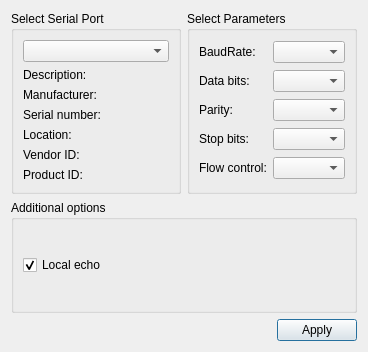
<?xml version="1.0" encoding="UTF-8"?>
<ui version="4.0">
 <class>settingsdialog</class>
 <widget class="QDialog" name="settingsdialog">
  <property name="geometry">
   <rect>
    <x>0</x>
    <y>0</y>
    <width>368</width>
    <height>352</height>
   </rect>
  </property>
  <property name="windowTitle">
   <string>Settings</string>
  </property>
  <layout class="QGridLayout" name="gridLayout_3">
   <item row="0" column="1">
    <widget class="QGroupBox" name="parametersBox">
     <property name="title">
      <string>Select Parameters</string>
     </property>
     <layout class="QGridLayout" name="gridLayout_2">
      <item row="0" column="0">
       <widget class="QLabel" name="baudRateLabel">
        <property name="text">
         <string>BaudRate:</string>
        </property>
       </widget>
      </item>
      <item row="0" column="1">
       <widget class="QComboBox" name="baudRateBox"/>
      </item>
      <item row="1" column="0">
       <widget class="QLabel" name="dataBitsLabel">
        <property name="text">
         <string>Data bits:</string>
        </property>
       </widget>
      </item>
      <item row="1" column="1">
       <widget class="QComboBox" name="dataBitsBox"/>
      </item>
      <item row="2" column="0">
       <widget class="QLabel" name="parityLabel">
        <property name="text">
         <string>Parity:</string>
        </property>
       </widget>
      </item>
      <item row="2" column="1">
       <widget class="QComboBox" name="parityBox"/>
      </item>
      <item row="3" column="0">
       <widget class="QLabel" name="stopBitsLabel">
        <property name="text">
         <string>Stop bits:</string>
        </property>
       </widget>
      </item>
      <item row="3" column="1">
       <widget class="QComboBox" name="stopBitsBox"/>
      </item>
      <item row="4" column="0">
       <widget class="QLabel" name="flowControlLabel">
        <property name="text">
         <string>Flow control:</string>
        </property>
       </widget>
      </item>
      <item row="4" column="1">
       <widget class="QComboBox" name="flowControlBox"/>
      </item>
     </layout>
    </widget>
   </item>
   <item row="0" column="0">
    <widget class="QGroupBox" name="selectBox">
     <property name="title">
      <string>Select Serial Port</string>
     </property>
     <layout class="QGridLayout" name="gridLayout">
      <item row="0" column="0">
       <widget class="QComboBox" name="serialPortInfoListBox"/>
      </item>
      <item row="1" column="0">
       <widget class="QLabel" name="descriptionLabel">
        <property name="text">
         <string>Description:</string>
        </property>
       </widget>
      </item>
      <item row="2" column="0">
       <widget class="QLabel" name="manufacturerLabel">
        <property name="text">
         <string>Manufacturer:</string>
        </property>
       </widget>
      </item>
      <item row="3" column="0">
       <widget class="QLabel" name="serialNumberLabel">
        <property name="text">
         <string>Serial number:</string>
        </property>
       </widget>
      </item>
      <item row="4" column="0">
       <widget class="QLabel" name="locationLabel">
        <property name="text">
         <string>Location:</string>
        </property>
       </widget>
      </item>
      <item row="5" column="0">
       <widget class="QLabel" name="vidLabel">
        <property name="text">
         <string>Vendor ID:</string>
        </property>
       </widget>
      </item>
      <item row="6" column="0">
       <widget class="QLabel" name="pidLabel">
        <property name="text">
         <string>Product ID:</string>
        </property>
       </widget>
      </item>
     </layout>
    </widget>
   </item>
   <item row="2" column="0" colspan="2">
    <layout class="QHBoxLayout" name="horizontalLayout">
     <item>
      <spacer name="horizontalSpacer">
       <property name="orientation">
        <enum>Qt::Horizontal</enum>
       </property>
       <property name="sizeHint" stdset="0">
        <size>
         <width>96</width>
         <height>20</height>
        </size>
       </property>
      </spacer>
     </item>
     <item>
      <widget class="QPushButton" name="applyButton">
       <property name="text">
        <string>Apply</string>
       </property>
      </widget>
     </item>
    </layout>
   </item>
   <item row="1" column="0" colspan="2">
    <widget class="QGroupBox" name="additionalOptionsGroupBox">
     <property name="title">
      <string>Additional options</string>
     </property>
     <layout class="QVBoxLayout" name="verticalLayout">
      <item>
       <widget class="QCheckBox" name="localEchoCheckBox">
        <property name="text">
         <string>Local echo</string>
        </property>
        <property name="checked">
         <bool>true</bool>
        </property>
       </widget>
      </item>
     </layout>
    </widget>
   </item>
  </layout>
 </widget>
 <resources/>
 <connections/>
</ui>
